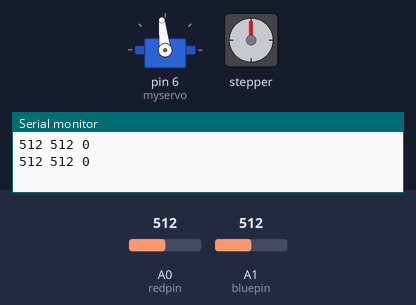
Simulated run of this sketch. Board: Arduino Uno, built with avr-gcc and run on an emulated ATmega328P. On the bench: servo, stepper motor, the last lines printed to the serial monitor. The inputs (shaded band) are chosen by the test bench; at power-on: A1 (bluepin) = 512, A0 (redpin) = 512. Stepper angles assume 2048 steps per turn.

Above: at 1.2 s.
1.3 s: A1 (bluepin) set to 716
At 1.5 s:
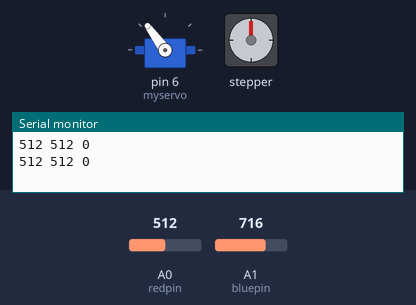
4.8 s: A0 (redpin) set to 716
At 6.04 s:
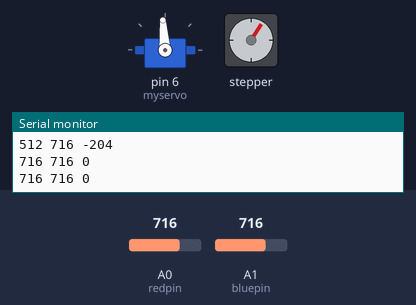
8.3 s: A0 (redpin) set to 900
At 8.7 s:
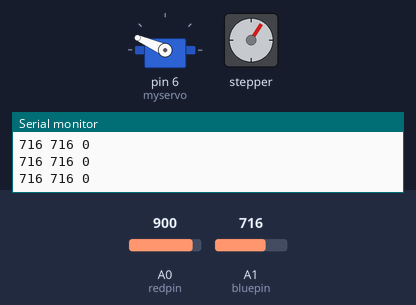
12.4 s: A1 (bluepin) set to 900
At 12.85 s:
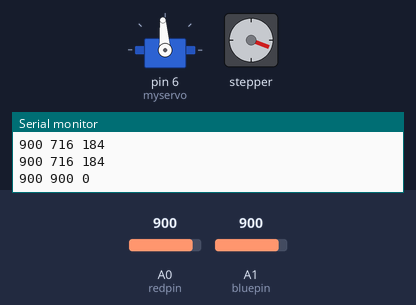
15.9 s: A0 (redpin) set to 1023
At 16.23 s:
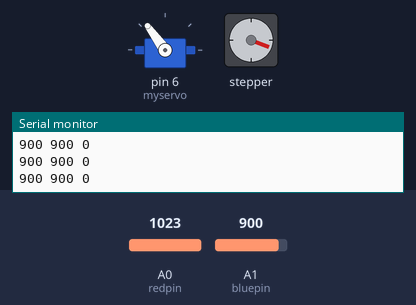
19.4 s: A1 (bluepin) set to 1023
At 20.99 s:
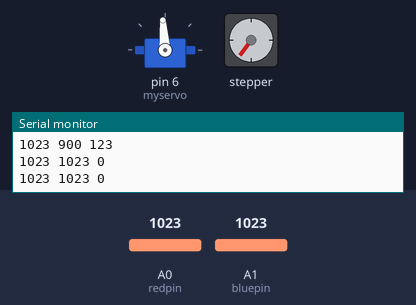
Timing chart, 0 to 23.9 s (numbered marks = the images above; inputs shaded):
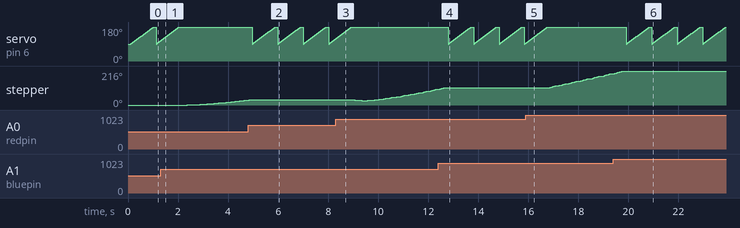

Measured:
- after the input at 1.3 s, servo on pin 6 (myservo): goes on until 2.0 s, then stays 179°; stepper: keeps turning clockwise at about 13°/s, starting after 1.1 s
- after the input at 4.8 s, servo on pin 6 (myservo): ramps from 90° to 179° and jumps back, once every 1.0 s; stepper: goes on until 4.8 s, then stays 33°
- after the input at 12.4 s, servo on pin 6 (myservo): ramps from 90° to 179° and jumps back, once every 1.0 s; stepper: goes on until 12.7 s, then stays 111°
- after the input at 15.9 s, servo on pin 6 (myservo): goes on until 16.8 s, then stays 179°; stepper: keeps turning clockwise at about 36°/s, starting after 0.98 s
- after the input at 19.4 s, servo on pin 6 (myservo): ramps from 90° to 179° and jumps back, once every 1.0 s; stepper: goes on until 19.8 s, then stays 216°

The sketch:

830_Project_1.ino
```cpp
#include "Stepper.h"
#define STEPS  32
#include <Servo.h>
#include <PID_v1.h>
Servo myservo;
Stepper small_stepper(STEPS, 8, 10, 9, 11);

const int redpin = 0;
const int bluepin = 1;

int red, red1;
int blue, blue2;

int i=90,j;

int offset=200;
int difference;

int serpos=90;
int steppos;

int buffmin = -50;
int buffmax = 50;

int maxpos, maximum, current;

double Setpoint, Input, Output;
double Kp=0, Ki=10, Kd=0;
PID myPID(&Input, &Output, &Setpoint, Kp, Ki, Kd, DIRECT);

void setup()
{
  Serial.begin(9600);
  small_stepper.setSpeed(500);
  red1 = analogRead(redpin);
  myservo.attach(6);
  myservo.write(90);
  Setpoint=0.00;
}


void loop()
{
  //Take a reading using analogRead() on sensor pin and store it in lightVal
  red = analogRead(redpin);
  blue = analogRead(bluepin);

  difference=red-blue;
  Input=analogRead(redpin);

  Serial.print(red);
  Serial.print(" ");
  Serial.print(blue);
  Serial.print(" ");
  Serial.println(difference);
  delay(100);

  if(difference>buffmax)
  {
    steppos=steppos+5;
    small_stepper.step(steppos);
    delay(10);
  }

  else if(difference<buffmin)
   {
     steppos=steppos-1;
     small_stepper.step(-steppos);
     delay(10);
   }


  if (difference>buffmin & difference<buffmax)
  {
    small_stepper.step(0);
    maximum=analogRead(redpin);

    for (i=90; i<180; ++i)
    {
      myservo.write(i);
      delay(10);
      current=analogRead(redpin);
      if (current > maximum)
      {
        maxpos=i;
        maximum=current;
      }

    }
  }


  //myservo.write(maxpos);
  //i=0;
//  Serial.println(maxpos);
}
```
